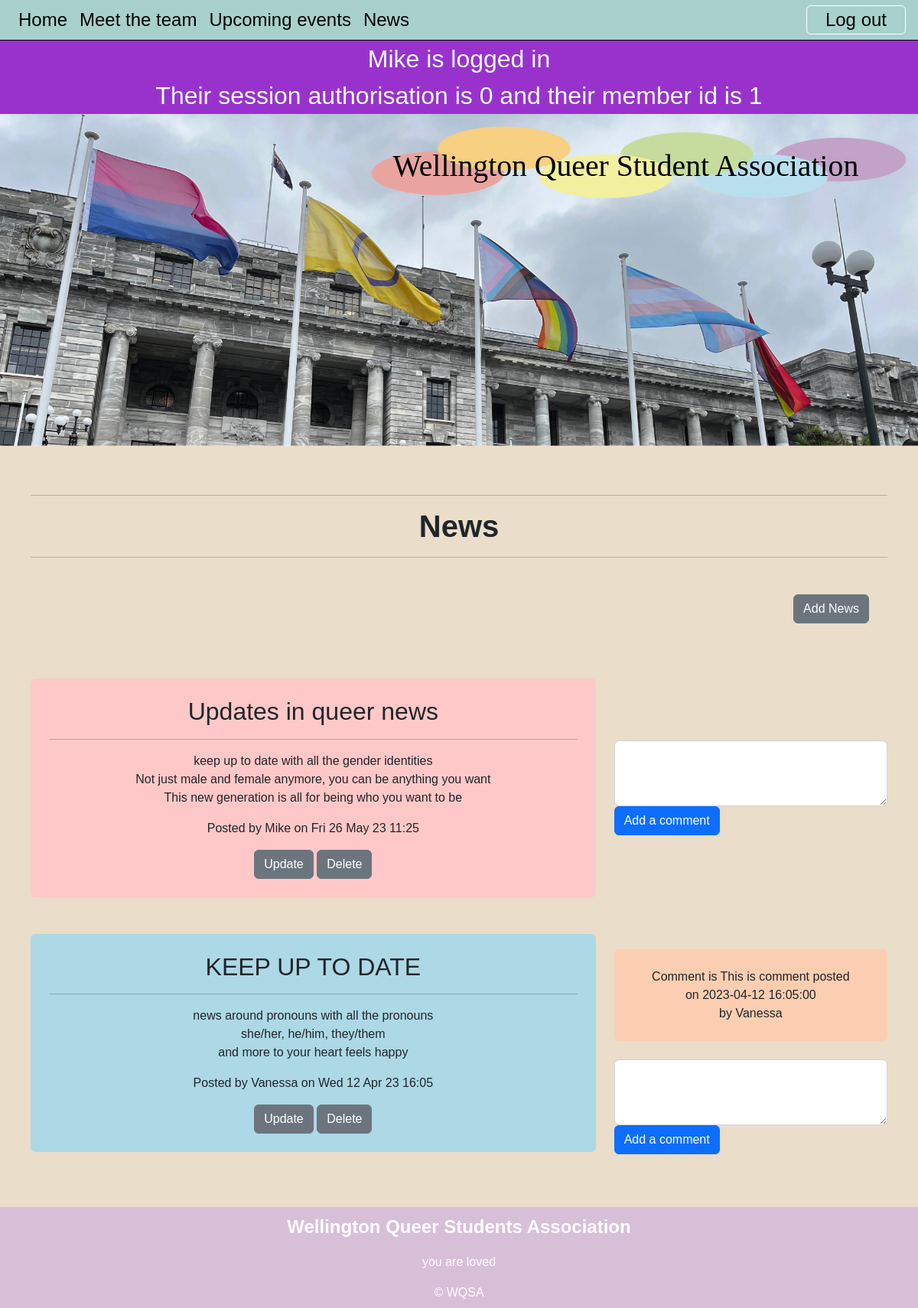
The page /news (signed in) on the database its author committed.
### tables this page shows
CREATE TABLE member(
    member_id integer primary key autoincrement not null,
    name text not null,
    email text not null unique,
    password text not null,
    authorisation integer not null
);

CREATE TABLE news(
    news_id integer primary key autoincrement not null,
    title text not null unique,
    subtitle text not null unique,
    content text not null unique,
    newsdate date not null,
    member_id integer not null,
    foreign key(member_id) references member(member_id)
);

CREATE TABLE comments(
    comments_id integer primary key autoincrement not null,
    comments_content text not null unique,
    comments_date date not null,
    member_id integer not null,
    news_id integer not null,
    foreign key(member_id) references member(member_id),
    foreign key(news_id) references news(news_id)
);

### server.py (the view)
@app.route("/news")
def news():
    sql = """select news.news_id, news.title, news.subtitle, news.content, news.newsdate, member.name
      from news
      join member on news.member_id = member.member_id
      order by news.newsdate desc;

      """
    news = run_search_query_tuples(sql, (), db_path, True)
    print(news)
    sql = """select comments.news_id, comments.comments_content, comments.comments_date, member.name
      from comments
      join member on comments.member_id = member.member_id
      order by comments.comments_date desc;
      """
    comments = run_search_query_tuples(sql, (), db_path, True)
    print(comments)
    return render_template("news.html", news=news, comments=comments)

### db_functions.py (called while the page is built)
def run_search_query_tuples(sql_query, values_tuple, file_path, rowfactory=False):
    result = None
    try:
        db = sqlite3.connect(file_path)
        if rowfactory:
            db.row_factory = sqlite3.Row
        cursor = db.cursor()
        cursor.execute(sql_query, values_tuple)
        result = cursor.fetchall()
        cursor.close()
    except sqlite3.Error as error:
        print("Error running search query tuples: {}".format(error))
        return None
    db.close()
    if result is None:
        print("No search values were found")
    return result

### server.py (called while the page is built)
@app.template_filter()
def news_date(sqlite_dt):
    x = datetime.strptime(sqlite_dt, '%Y-%m-%d %H:%M:%S')
    return x.strftime("%a %d %b %y %H:%M")

### templates/news.html (shortened to what this page needs)
{% extends "layout.html" %}
{% block content %}
<div class="container-lg py-sm-5 py-1">
<hr> <h1>News</h1> <hr>
{% if session and session['authorisation'] == 0 %}
<div class="news p-4 my-4 text-end">
    <a class="btn btn-secondary" href="{{ url_for('news_cud', id=0, task='add') }}">Add News</a>
</div>
    {% endif %}
{% for row in news %}
    <div class="row align-items-center">
        <div class="col-lg-8">
            <div id="newsid-{{loop.index}}" class="p-4 my-4 container-sm rounded text-center">
                <h2>{{row['title']}}</h2>
                <hr>
                <div class="subtitle"> {{row['subtitle']}}</div>
                <p class="news-text"> {{row['content'] | replace("\n", "<br>") | safe}}</p>
                <div class="news-meta">Posted by {{row['name']}} on {{row['newsdate'] | news_date}}</div>
                {% if session and session['authorisation'] == 0 %}
                <div class="news-meta">
                    <a class="btn btn-secondary" href="{{ url_for('news_cud', id=row['news_id'], task='update')}}">Update</a>
                    <a class="btn btn-secondary" href="{{ url_for('news_cud', id=row['news_id'], task='delete')}}">Delete</a>
                </div>
                {% endif %}
            </div>
        </div>
        <div class="col-lg-4">
            {% for comment in comments %}
                {% if row ['news_id'] == comment['news_id'] %}
                    <div id="comment-{{loop.index}}" class="p-4 my-4 container-sm rounded text-center">
                        <div class="">Comment is {{comment['comments_content']}} posted
                            <br>on {{comment['comments_date']}}
                            <br>by {{comment['name']}} </div>
                    </div>
                {% endif %}
            {% endfor %}
            {% if session and ( session['authorisation'] == 0 or session['authorisation'] == 1 ) %}
                <div class="news-meta">
                    <form action="{{ url_for('add_comment')}}" method="POST">
                        <textarea id="comment" name="comment" class="form-control" rows="2"></textarea>
                        <button type="submit" id="submit" class="btn btn-primary">Add a comment</button>
                    </form>
                </div>
            {% endif %}
        </div>
    </div>
{% endfor %}
</div>
{% endblock %}

### templates/layout.html (shortened to what this page needs)
<!DOCTYPE html>
<html lang="en">
<head>
<link href="https://cdn.jsdelivr.net/npm/bootstrap@5.2.3/dist/css/bootstrap.min.css" rel="stylesheet">
    <link rel="stylesheet" href="static/styles.css">
    </head>
<body>
<div class="container-fluid">
<nav class="navbar navbar-expand-lg px-3 py-0">
    <div class="collapse navbar-collapse" id="collapsibleNavbar">
      <ul class="navbar-nav">
        <li class="nav-item">
          <a class="nav-link" href="{{url_for('index')}}">Home</a>
        </li>
        <li class="nav-item">
          <a class="nav-link" href="{{url_for('meet_the_team')}}">Meet the team</a>
        </li>
         <li class="nav-item">
          <a class="nav-link" href="{{url_for('upcoming_events')}}">Upcoming events</a>
         </li>
          <li class="nav-item">
          <a class="nav-link" href="{{url_for('news')}}">News</a>
        </li>
      </ul>
      <div class="ms-auto">
          {% if session %}
          <a href="{{url_for('logout')}}" class="nav-link btn btn-outline">Log out</a>
          {% else %}
          <a href="{{url_for('get_involved')}}" class="nav-link btn btn-outline" >Get involved</a>
          <a href="{{url_for('login')}}" class="nav-link btn btn-outline">Log in</a>
          {% endif %}
      </div>
    </div>
    </nav>
    </div>
    {% if session %}
        <div class="session"> {{session['name']}} is logged in <br>
            Their session authorisation is {{session['authorisation']}} and their member id is {{session['member_id']}}</div>
    {% endif %}
    <img class="img-fluid" src="static/images_WQSA/flags_parliment_banner.svg" >
{% block content %}
{% endblock %}
<footer class="container-fluid footer-content">
    <p>Wellington Queer Students Association</p>
    <p>you are loved</p>
    <div>&copy; WQSA</div>
</footer>
    </body>
</html>

### static/styles.css (style rules this page uses)
:root { --brand-green: rgb(167,209,202); --brand-paper: rgb(234, 221, 202); }
body { font-family: 'Raleway', sans-serif; font-size: 100%; background-color: var(--brand-paper); margin: 0; }
.container-fluid { border: 0px solid blue; padding: 0px; }
.container-lg { border: 4px solid pink; padding: 10px; }
h1 { font-size: 2.5em; text-align: center; font-weight: 600; margin: 0; }
.container-fluid { border: 0px solid pink; }
.container-lg { border: 0px solid pink; overflow: auto; }
.A { background-color: rgb(255, 200, 200); }
.B { background-color: rgb(251, 206, 177); }
.E { background-color: rgb(173,216,230); }
.row { border: 0px solid blue; }
.footer-content { background-color: rgb(216,191,216); text-align: center; padding: 0.5em 0 0.5em 0; color: white; }
.footer-content p:first-child { font-weight: 600; font-size: 1.5em; }
.navbar { --brand-green-pale: rgb(223, 237, 224); background-color: var(--brand-green); border-bottom: 1px solid black; }
.nav-link { font-size: 1.5em; color: black; }
.btn-outline { border: 1px solid white; padding: 0 1em; }
nav .btn-outline { display: inline-block; }
label, input[type='text'], input[type='email'], textarea { font-size: 1.5em !important; }
.session { background-color: darkorchid; color: azure; text-align: center; font-size: 2em; }

### rows shown on the page
member: name "Mike"
news: title "Updates in queer news", subtitle "keep up to date with all the gender identities", content "Not just male and female anymore, you can be anything you want This new generation is all for being who you want to be", name "Mike", newsdate|news_date "Fri 26 May 23 11:25"
news: title "KEEP UP TO DATE", subtitle "news around pronouns with all the pronouns", content "she/her, he/him, they/them and more to your heart feels happy", name "Vanessa", newsdate|news_date "Wed 12 Apr 23 16:05"
comments: comments_content "This is comment", comments_date "2023-04-12 16:05:00", name "Vanessa"

### other values the page prints
{{ session['authorisation'] }} "0"
{{ session['member_id'] }} "1"
